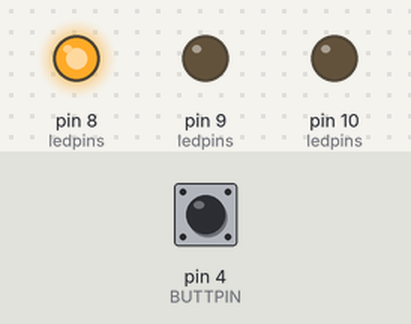
The sketch below on a simulated Arduino Uno, built with avr-gcc and run on an emulated ATmega328P. Shown: output pins drawn as LEDs (lit = HIGH). Dashed ring = blinking. The inputs (shaded band) are chosen by the test bench; at power-on: pin 4 (BUTTPIN) LOW.

Above: at 1.2 s.
1.3 s: pin 4 (BUTTPIN) pulled HIGH for 1 s
At 3.2 s:
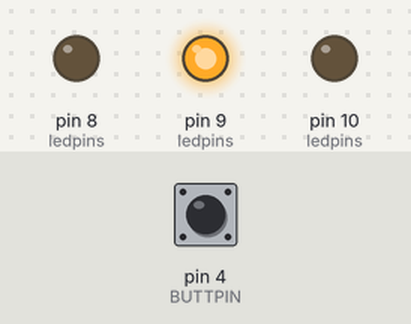
4.3 s: pin 4 (BUTTPIN) pulled HIGH for 0.15 s
At 4.8 s:
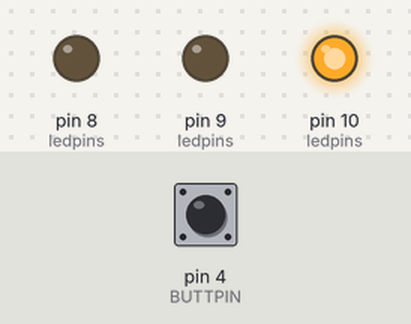
5.9 s: pin 4 (BUTTPIN) pulled HIGH for 3.2 s
At 5.97 s:
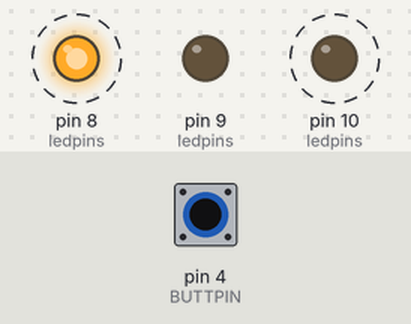
Timing chart, 0 to 10.6 s (numbered marks = the images above; inputs shaded):
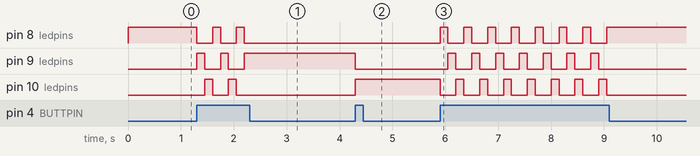

The sketch:

L4_oppgave4.ino
```cpp
// Oppgave 4
/*
   Connect a button with a pull down resistor to port 4 on the arduino

   Connect a LED to port number 8, 9 and 10
*/
#define BUTTPIN 4

#define NUM_LEDS 3
const int ledpins[NUM_LEDS] = {8, 9, 10};

int current_index = 0;
int current_LED;
void setup() {

  for (int i = 0; i < NUM_LEDS; i++) {
    int pin = ledpins[i];
    pinMode(pin, OUTPUT);
  }

  pinMode(BUTTPIN, INPUT);

  current_LED = ledpins[current_index];
  digitalWrite(current_LED, HIGH);
}

void loop() {
  int readval = digitalRead(BUTTPIN);

  if (readval == 1) {
    digitalWrite(current_LED, LOW);

    current_index++;
    current_index %= NUM_LEDS;

    current_LED = ledpins[current_index];
    digitalWrite(current_LED, HIGH);

    delay(150);
  }
}
```

Measured:
- after the input at 1.3 s, pin 8 (ledpins): alternates HIGH for 0.15 s and LOW for 0.30 s, 5 changes in all, then stays LOW, starting at once; pin 9 (ledpins): alternates HIGH for 0.15 s and LOW for 0.30 s, 5 changes in all, then stays HIGH, starting at once
- after the input at 4.3 s, pin 9 (ledpins): HIGH → LOW at once; pin 10 (ledpins): LOW → HIGH at once
- after the input at 5.9 s, pin 8 (ledpins): alternates HIGH for 0.15 s and LOW for 0.30 s, 15 changes in all, then stays HIGH, starting at once; pin 9 (ledpins): alternates HIGH for 0.15 s and LOW for 0.30 s, 14 changes in all, then stays LOW, starting after 0.15 s
